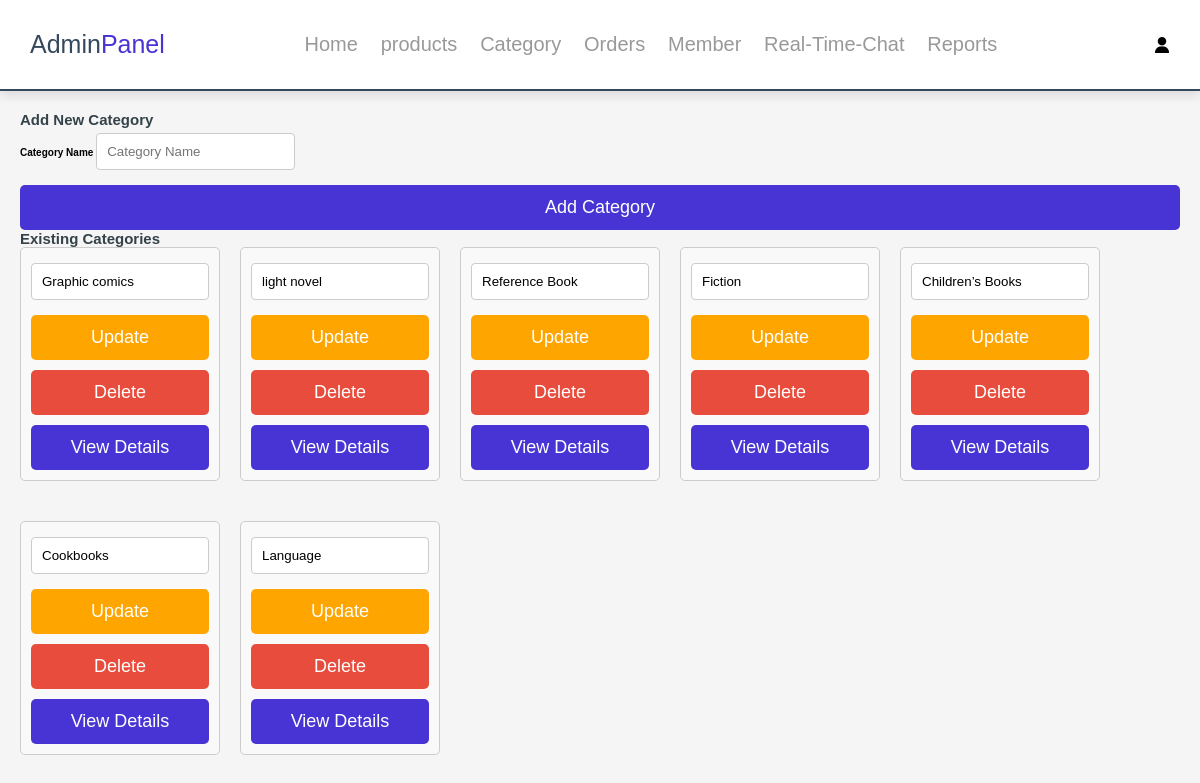
Screenshot of /admin/category.php (signed in) with the database file from the repository.
### tables this page shows
CREATE TABLE `category` (
  `id` int(11) NOT NULL,
  `name` varchar(100) NOT NULL
);

### admin/category.php (the view, shortened to what this page needs)
<?php
include_once '../components/_base.php';
$categories = $_db->query("SELECT * FROM category")->fetchAll(PDO::FETCH_ASSOC);
?>
<!DOCTYPE html>
<html lang="en">
<head>
    <link rel="stylesheet" href="../css/admin_style.css">
    <link rel="stylesheet" href="../css/admin_prod.css">
</head>
<body>
<?php include '../components/admin_header.php' ?>
    <section class="admin-categories">
        <h2>Add New Category</h2>
        <form action="category.php" method="post">
            <div class="form-group">
             <label for="name">Category Name</label>
            <?= html_text('name', 'maxlength="100" placeholder="Category Name" ') ?>
</div>
            <button type="submit" class="btn">Add Category</button>
        </form>
        <h2>Existing Categories</h2>
        <div class="box-container">
    <?php if (count($categories) > 0): ?>
        <?php foreach ($categories as $category): ?>
            <form action="category.php" method="post" class="box">
                <input type="text" name="name" value="<?= encode($category['name']); ?>" >
                <button type="submit" class="edit-btn">Update</button>
                <button type="button" class="btn delete-btn" onclick="openDeleteModal(<?= $category['id']; ?>)">Delete</button>
                <a href="view_category.php?category_id=<?= $category['id']; ?>" class="btn">View Details</a>
            </form>
        <?php endforeach; ?>
    <?php else: ?>
        <p class="empty">No categories added yet!</p>
    <?php endif; ?>
</div>
    </section>
</body>
</html>

### css/admin_style.css (style rules this page uses)
:root { --main-color:#4834d4; --red:#e74c3c; --orange:#f39c12; --black:#34495e; --white:#fff; --light-bg:#f5f5f5; --light-color:#999; --border:.2rem solid var(--black); --box-shadow:0 .5rem 1rem rgba(0,0,0,.1); }
* { font-family: Arial, Helvetica, sans-serif; margin:0; padding:0; box-sizing: border-box; text-decoration: none; outline: none; border:none; }
html { font-size: 62.5%; overflow-x: hidden; }
body { background-color: var(--light-bg); }
section { max-width: 1500px; margin:0 auto; padding:2rem; }
.btn, .delete-btn, .edit-btn, .detail-btn, .option-btn { display: block; margin-top: 1rem; border-radius: .5rem; cursor: pointer; width: 100%; font-size: 1.8rem; color:var(--white); padding:1.2rem 3rem; text-transform: capitalize; text-align: center; }
.btn { background-color: var(--main-color); }
.edit-btn { background-color: orange; }
.delete-btn { background-color: var(--red); }
button { padding: 10px 20px; background-color: #3498db; color: white; border: none; border-radius: 5px; cursor: pointer; font-size: 16px; margin-top: 20px; transition: background-color 0.3s ease; }
label { margin-bottom: 5px; font-weight: bold; }
button { padding: 10px 15px; background-color: #28a745; color: #fff; border: none; border-radius: 4px; font-size: 16px; cursor: pointer; }

### css/admin_prod.css (style rules this page uses)
h1, h2 { color: #35424a; }
.add-product-form, .box { display: flex; flex-direction: column; margin-bottom: 20px; }
input[type="text"], input[type="number"], select ,textarea { padding: 10px; margin: 5px 0; border: 1px solid #ccc; border-radius: 4px; }
button { background: #35424a; color: white; border: none; padding: 10px; cursor: pointer; border-radius: 4px; }
.box-container { display: flex; flex-wrap: wrap; gap: 20px; }
.box { background: #f9f9f9; border: 1px solid #ccc; border-radius: 5px; padding: 10px; width: 200px; }

### rows the page displays
category: name "Graphic comics"
category: name "light novel"
category: name "Reference Book"
category: name "Fiction"
category: name "Children’s Books"
category: name "Cookbooks"
category: name "Language"
